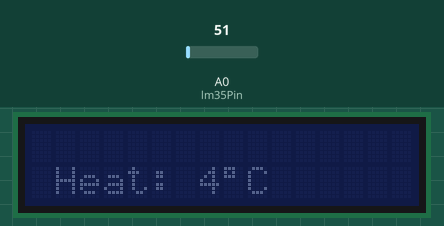
Bench run of a sketch on a simulated Arduino Uno, built with avr-gcc and run on an emulated ATmega328P. Parts: 16×2 character LCD. Inputs (shaded band) come from the test bench; at power-on: A0 (lm35Pin) = 51.

Above: at 6.2 s.
6.3 s: A0 (lm35Pin) set to 61
At 8.5 s:
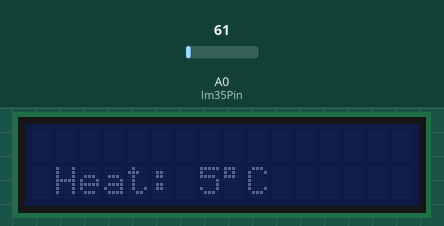
8.9 s: A0 (lm35Pin) set to 86
At 10.1 s:
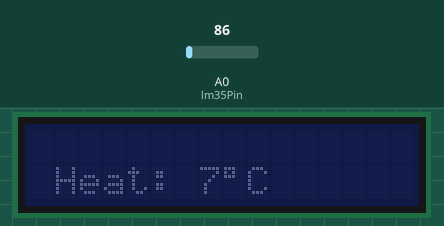
11.5 s: A0 (lm35Pin) set to 112
At 13.5 s:
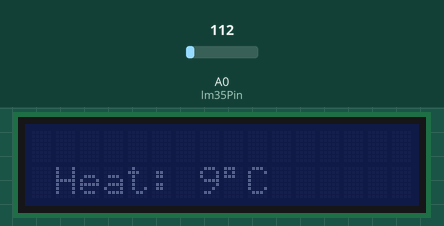
Timing chart, 0 to 15.0 s (numbered marks = the images above; inputs shaded):
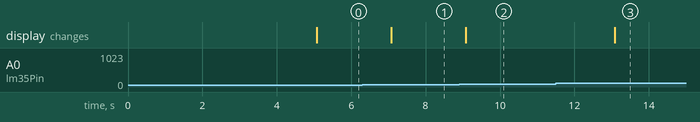

The sketch:

code.ino
```cpp
#include <Arduino.h>
#include <LiquidCrystal.h>
#include <Wire.h>

int lm35Pin = A0;
LiquidCrystal lcd(0, 1, 8, 9, 10, 11);

void setup() {
  lcd.begin(16,2);
  lcd.setCursor(0,0);
  lcd.print("   Heat  ");
  lcd.setCursor(0,1);
  lcd.println(" Calculating ");
  delay(5000);


}

void loop() {
  int celsius_value = (5.0 * analogRead(lm35Pin) * 100.0) / 6000;
  lcd.clear();
  lcd.setBacklight(LOW);
  lcd.setCursor(0,0);
  lcd.setCursor(0,1);
  lcd.print(" Heat: ");
  lcd.print(celsius_value);
  lcd.print((char)223);
  lcd.print("C");
  delay(2000);
}
```

Measured:
- after the input at 6.3 s, the display: changes after 0.77 s (image 1)
- after the input at 8.9 s, the display: changes after 0.18 s (image 2)
- after the input at 11.5 s, the display: changes after 1.6 s (image 3)
